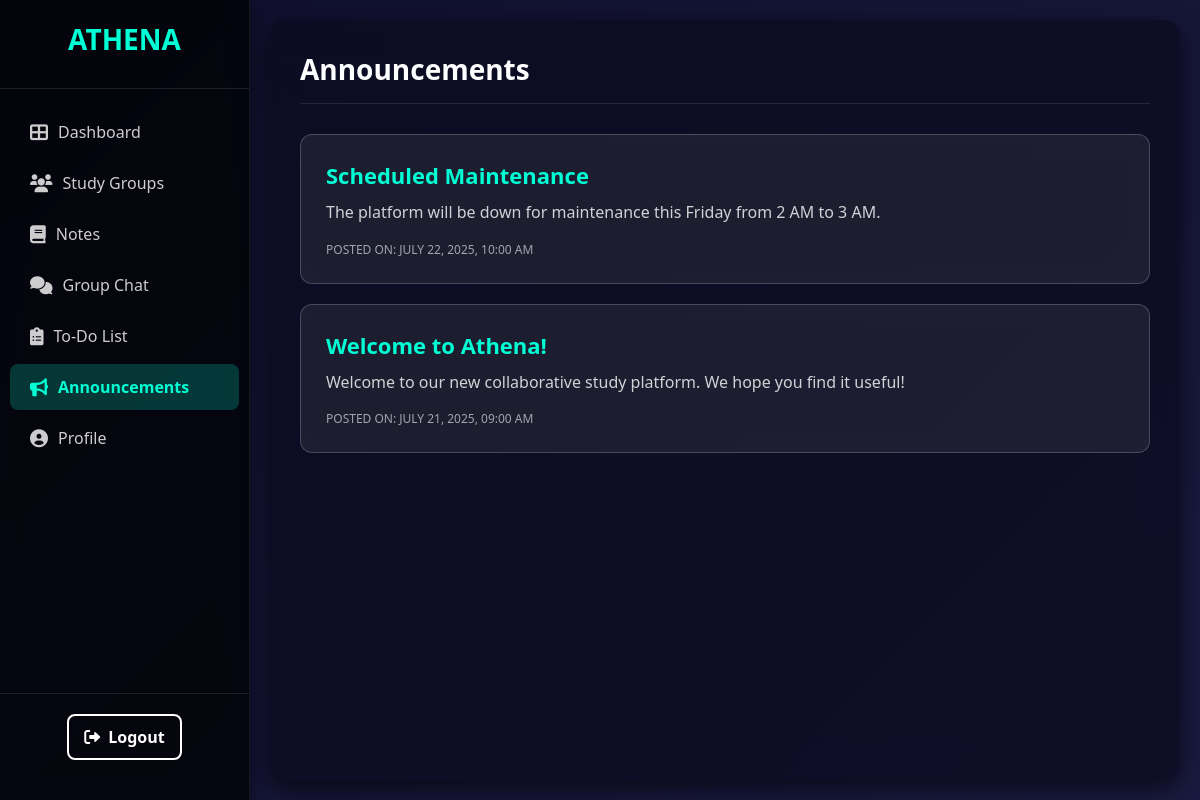
Page /users/dashboard/announcements/u_announcements.php (signed in) on the committed database.
### tables this page shows
CREATE TABLE `announcements` (
  `announcement_id` int(11) NOT NULL,
  `admin_id` int(11) NOT NULL,
  `title` varchar(150) NOT NULL,
  `content` text NOT NULL,
  `user_id` int(11) DEFAULT NULL,
  `created_at` datetime DEFAULT current_timestamp()
);

### users/dashboard/announcements/u_announcements.php (the view, shortened to what this page needs)
<?php
require '../../connect.php';
$user_id = $_SESSION['user_id'];
$announcements_sql = "
    SELECT title, content, created_at
    FROM announcements
    WHERE user_id = ? OR user_id IS NULL
    ORDER BY created_at DESC
";
$stmt = $conn->prepare($announcements_sql);
$stmt->bind_param("i", $user_id);
$stmt->execute();
$announcements_result = $stmt->get_result();
?>
<!DOCTYPE html>
<html lang="en">
<head>
    <link rel="stylesheet" href="../panelstyle.css">
    <link rel="stylesheet" href="u_announcements_style.css">
    <link rel="stylesheet" href="https://cdnjs.cloudflare.com/ajax/libs/font-awesome/6.0.0-beta3/css/all.min.css">
</head>
<body>
<div class="dashboard-wrapper">
    <aside class="sidebar">
        <div class="sidebar-header"><div class="logo">ATHENA</div></div>
        <nav class="sidebar-nav">
            <ul>
                <li><a href="../user_panel.php"><i class="fas fa-th-large"></i> Dashboard</a></li>
                <li><a href="../study_groups/study_group.php"><i class="fas fa-users"></i> Study Groups</a></li>
                <li><a href="../notes/notes.php"><i class="fas fa-book"></i> Notes</a></li>
                <li><a href="../chat_box/group_chat.php"><i class="fas fa-comments"></i> Group Chat</a></li>
                <li><a href="../to-do/to-do.php"><i class="fas fa-clipboard-list"></i> To-Do List</a></li>
                <li class="active"><a href="u_announcements.php"><i class="fas fa-bullhorn"></i> Announcements</a></li>
                <li><a href="../profile/profile_page.php"><i class="fas fa-user-circle"></i> Profile</a></li>
            </ul>
        </nav>
        <div class="sidebar-footer"><a href="../../user_logout.php" class="logout-btn"><i class="fas fa-sign-out-alt"></i> Logout</a></div>
    </aside>
    <main class="main-content">
        <div class="announcements-container">
            <h2 class="page-header">Announcements</h2>
            <?php if ($announcements_result->num_rows > 0): ?>
                <?php while ($row = $announcements_result->fetch_assoc()): ?>
                    <div class="announcement-card">
                        <h3><?= htmlspecialchars($row['title']) ?></h3>
                        <p class="content"><?= nl2br(htmlspecialchars($row['content'])) ?></p>
                        <p class="post-date">Posted on: <?= date('F d, Y, h:i A', strtotime($row['created_at'])) ?></p>
                    </div>
                <?php endwhile; ?>
            <?php else: ?>
                <p class="no-data">No announcements at this time.</p>
            <?php endif; ?>
        </div>
    </main>
</div>
</body>
</html>

### users/dashboard/panelstyle.css (style rules this page uses)
* { margin: 0; padding: 0; box-sizing: border-box; font-family: 'Segoe UI', sans-serif; }
body { background: linear-gradient(135deg, #0f0f2c, #1a1a40); color: white; min-height: 100vh; display: flex; }
a { text-decoration: none; color: inherit; }
.dashboard-wrapper { display: flex; width: 100%; min-height: 100vh; }
.sidebar { width: 250px; background-color: rgba(0, 0, 0, 0.7); backdrop-filter: blur(10px); box-shadow: 2px 0 15px rgba(0, 0, 0, 0.4); display: flex; flex-direction: column; padding: 20px 0; position: sticky; top: 0; height: 100vh; border-right: 1px solid rgba(255, 255, 255, 0.08); }
.sidebar-header { padding: 0 20px 30px; border-bottom: 1px solid rgba(255, 255, 255, 0.1); margin-bottom: 20px; }
.sidebar-header .logo { font-size: 28px; font-weight: bold; color: #00ffd5; text-align: center; }
.sidebar-nav ul { list-style: none; padding: 0; }
.sidebar-nav li { margin-bottom: 5px; }
.sidebar-nav li a { display: flex; align-items: center; padding: 12px 20px; color: rgba(255, 255, 255, 0.8); font-size: 16px; transition: background-color 0.2s ease, color 0.2s ease; border-radius: 8px; margin: 0 10px; }
.sidebar-nav li a i { margin-right: 10px; font-size: 18px; }
.sidebar-nav li.active a { background-color: rgba(0, 255, 213, 0.2); color: #00ffd5; font-weight: bold; }
.sidebar-footer { margin-top: auto; padding: 20px; border-top: 1px solid rgba(255, 255, 255, 0.1); text-align: center; }
.logout-btn { background-color: transparent; border: 2px solid white; color: white; padding: 10px 15px; border-radius: 8px; display: inline-flex; align-items: center; font-weight: bold; transition: background-color 0.3s ease, color 0.3s ease, transform 0.2s ease; }
.logout-btn i { margin-right: 8px; }
.main-content { flex-grow: 1; padding: 30px; background-color: rgba(10, 10, 30, 0.7); backdrop-filter: blur(20px); border-radius: 16px; margin: 20px; box-shadow: 0 8px 24px rgba(0, 0, 0, 0.6); }

### users/dashboard/announcements/u_announcements_style.css (style rules this page uses)
.announcements-container { max-width: 900px; margin: 0 auto; }
.page-header { font-size: 28px; color: white; margin-bottom: 30px; padding-bottom: 15px; border-bottom: 1px solid rgba(255, 255, 255, 0.1); }
.announcement-card { background-color: rgba(255, 255, 255, 0.08); border-radius: 12px; padding: 25px; margin-bottom: 20px; border: 1px solid rgba(255, 255, 255, 0.2); backdrop-filter: blur(10px); }
.announcement-card h3 { font-size: 22px; color: #00ffd5; margin: 0 0 10px 0; }
.announcement-card .content { color: rgba(255, 255, 255, 0.8); line-height: 1.6; margin: 0 0 15px 0; }
.announcement-card .post-date { font-size: 12px; color: rgba(255, 255, 255, 0.6); text-transform: uppercase; }

### rows in the picture
announcements: title "Scheduled Maintenance", content "The platform will be down for maintenance this Friday from 2 AM to 3 AM.", created_at "JULY 22, 2025, 10:00 AM"
announcements: title "Welcome to Athena!", content "Welcome to our new collaborative study platform. We hope you find it useful!", created_at "JULY 21, 2025, 09:00 AM"
